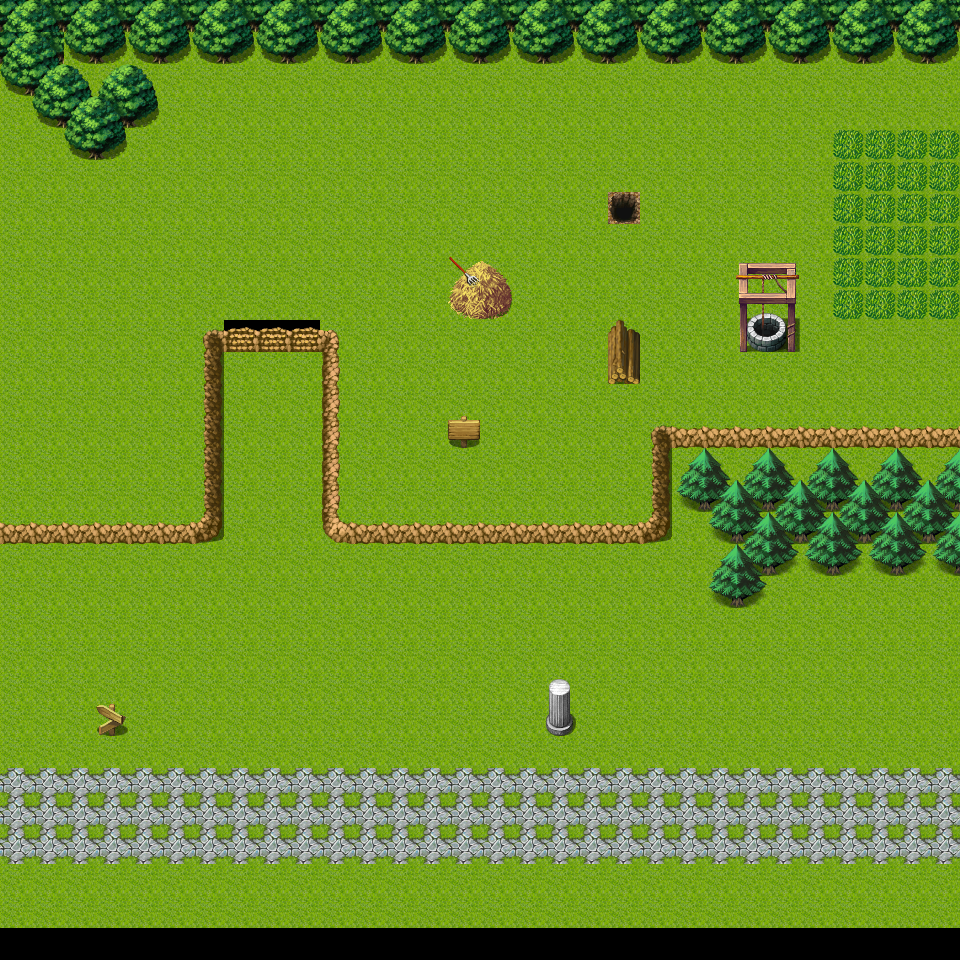

A 2D game scene composited from a Tiled map and its tileset images. What follows is a short description and the map's XML, with each tile layer's data collapsed to a summary:
An orthogonal 30x30 tile map with 32x32 px tiles, 2 tile layers (Tile Layer 1, Tile Layer 2), 2 tilesets and 48 objects.

<map version="1.0" orientation="orthogonal" renderorder="right-down" width="30" height="30" tilewidth="32" tileheight="32" nextobjectid="1">
 <tileset firstgid="1" name="tileb" tilewidth="32" tileheight="32">
  <image source="../Visual/tileb.png" width="512" height="512" />
  <tile id="12">
   <objectgroup draworder="index">
    <object id="0" x="4" y="31.125">
     <polyline points="0,0 22.5,-22.125 28,-22.125" />
    </object>
    <object id="0" x="3.875" y="31.125">
     <polyline points="0,0 0,1 27.875,0.75 28.125,0.875 28,-21.875" />
    </object>
   </objectgroup>
  </tile>
  <tile id="70">
   <objectgroup draworder="index">
    <object id="0" x="2.5" y="31.5">
     <polyline points="0,0 -0.125,-20.625 25.25,-33 29.375,-33.125" />
    </object>
   </objectgroup>
  </tile>
  <tile id="71">
   <objectgroup draworder="index">
    <object id="0" x="0.5" y="0.5">
     <polyline points="0,0 12.875,0.125 26.375,16.125 26.875,30.875" />
    </object>
   </objectgroup>
  </tile>
  <tile id="80">
   <objectgroup draworder="index">
    <object id="0" x="19.75" y="-0.25">
     <polyline points="0,0 -20,-0.125 -19.375,31.25 11.5,31.375 10.25,-0.125 -0.375,0" />
    </object>
   </objectgroup>
  </tile>
  <tile id="81">
   <objectgroup draworder="index">
    <object id="0" x="31" y="31.125">
     <polyline points="0,0 -30.625,0.25 -30.875,-30.375" />
    </object>
    <object id="0" x="0.125" y="0">
     <polyline points="0,0 31.625,0 31,31" />
    </object>
   </objectgroup>
  </tile>
  <tile id="86">
   <objectgroup draworder="index">
    <object id="0" x="-0.125" y="0.5">
     <polyline points="0,0 0.125,29.625" />
    </object>
    <object id="0" x="-0.125" y="30.375">
     <polyline points="0,0 31.5,1.25" />
    </object>
   </objectgroup>
  </tile>
  <tile id="87">
   <objectgroup draworder="index">
    <object id="0" x="0.125" y="31.375">
     <polyline points="0,0 29,-0.25 29.375,-31.375" />
    </object>
   </objectgroup>
  </tile>
  <tile id="144">
   <objectgroup draworder="index">
    <object id="0" x="8.5" y="31.5">
     <polyline points="0,0 0,-14.75 0.125,-15 23,-30.125" />
    </object>
   </objectgroup>
  </tile>
  <tile id="145">
   <objectgroup draworder="index">
    <object id="0" x="-0.125" y="-0.75">
     <polyline points="0,0 27.125,16.375 26.75,32" />
    </object>
   </objectgroup>
  </tile>
  <tile id="160">
   <objectgroup draworder="index">
    <object id="0" x="31.75" y="31.5">
     <polyline points="0,0 -27.5,-0.125 -27.5,-31.625" />
    </object>
   </objectgroup>
  </tile>
  <tile id="161">
   <objectgroup draworder="index">
    <object id="0" x="0.125" y="31.5">
     <polyline points="0,0 30.5,0.25 30.25,-31.125" />
    </object>
   </objectgroup>
  </tile>
  <tile id="178">
   <objectgroup draworder="index">
    <object id="0" x="4.125" y="31.375">
     <polyline points="0,0 -0.25,-6.875 27.875,-6.75" />
    </object>
   </objectgroup>
  </tile>
  <tile id="179">
   <objectgroup draworder="index">
    <object id="0" x="31.5" y="31.375">
     <polyline points="0,0 0.125,-7.5 -31.375,-7" />
    </object>
   </objectgroup>
  </tile>
  <tile id="186">
   <objectgroup draworder="index">
    <object id="0" x="3.25" y="31.25">
     <polyline points="0,0 26.75,-26.125" />
    </object>
   </objectgroup>
  </tile>
  <tile id="188">
   <objectgroup draworder="index">
    <object id="0" x="1.125" y="4.5">
     <polyline points="0,0 28.5,27" />
    </object>
   </objectgroup>
  </tile>
  <tile id="194">
   <objectgroup draworder="index">
    <object id="0" x="3.375" y="0.125">
     <polyline points="0,0 0.125,32.125 28.25,32" />
    </object>
   </objectgroup>
  </tile>
  <tile id="195">
   <objectgroup draworder="index">
    <object id="0" x="0" y="32.125">
     <polyline points="0,0 31.25,0.125 31.25,-32.625" />
    </object>
   </objectgroup>
  </tile>
  <tile id="201">
   <objectgroup draworder="index">
    <object id="0" x="3.375" y="31.625">
     <polyline points="0,0 23.25,0" />
    </object>
   </objectgroup>
  </tile>
  <tile id="203">
   <objectgroup draworder="index">
    <object id="0" x="31.625" y="30.625">
     <polyline points="0,0 -30.5,-0.25 -30.5,-31.5" />
    </object>
   </objectgroup>
  </tile>
  <tile id="204">
   <objectgroup draworder="index">
    <object id="0" x="0.625" y="30.625">
     <polyline points="0,0 30.625,-0.5 30.75,-31.375" />
    </object>
   </objectgroup>
  </tile>
  <tile id="210">
   <objectgroup draworder="index">
    <object id="0" x="-0.125" y="31.375">
     <polyline points="0,0 -0.125,-26 31.875,-25.75 31.875,0.25" />
    </object>
   </objectgroup>
  </tile>
  <tile id="217">
   <objectgroup draworder="index">
    <object id="0" x="31" y="0">
     <polyline points="0,0 0.5,31.875 -30.25,31.625 -30.875,0.25" />
    </object>
   </objectgroup>
  </tile>
  <tile id="219">
   <objectgroup draworder="index">
    <object id="0" x="2" y="31.25">
     <polyline points="0,0 0,-24.625 29.375,-25" />
    </object>
    <object id="0" x="19.25" y="30.875">
     <polyline points="0,0 11.875,-10.875" />
    </object>
   </objectgroup>
  </tile>
  <tile id="220">
   <objectgroup draworder="index">
    <object id="0" x="0.25" y="20.75">
     <polyline points="0,0 31.375,-0.75" />
    </object>
    <object id="0" x="0.25" y="5.375">
     <polyline points="0,0 31.375,0.25" />
    </object>
   </objectgroup>
  </tile>
  <tile id="221">
   <objectgroup draworder="index">
    <object id="0" x="12" y="31.625">
     <polyline points="0,0 -11.875,-11.875" />
    </object>
    <object id="0" x="0.25" y="6">
     <polyline points="0,0 31.25,0.375 31.375,25.625" />
    </object>
   </objectgroup>
  </tile>
  <tile id="226">
   <objectgroup draworder="index">
    <object id="0" x="0" y="31.5">
     <polyline points="0,0 -0.25,-31.75" />
    </object>
   </objectgroup>
  </tile>
  <tile id="235">
   <objectgroup draworder="index">
    <object id="0" x="19.375" y="31.625">
     <polyline points="0,0 -0.125,-32.125" />
    </object>
    <object id="0" x="2.125" y="31.75">
     <polyline points="0,0 -0.25,-31.875" />
    </object>
   </objectgroup>
  </tile>
  <tile id="237">
   <objectgroup draworder="index">
    <object id="0" x="31.5" y="31">
     <polyline points="0,0 -0.125,-30.875" />
    </object>
    <object id="0" x="11.75" y="31.125">
     <polyline points="0,0 -0.125,-31.875" />
    </object>
   </objectgroup>
  </tile>
  <tile id="238">
   <objectgroup draworder="index">
    <object id="0" x="0" y="20.625">
     <polyline points="0,0 21.25,-0.125 21,-21.375" />
    </object>
    <object id="0" x="0.375" y="5.75">
     <polyline points="0,0 2,-5.5" />
    </object>
   </objectgroup>
  </tile>
  <tile id="239">
   <objectgroup draworder="index">
    <object id="0" x="31.75" y="21.5">
     <polyline points="0,0 -21.25,-0.375 -21.125,-22.25" />
    </object>
    <object id="0" x="31.625" y="0.25">
     <polyline points="0,0 0,5.625" />
    </object>
   </objectgroup>
  </tile>
  <tile id="251">
   <objectgroup draworder="index">
    <!-- 8 objects omitted --></objectgroup>
  </tile>
  <tile id="252">
   <objectgroup draworder="index">
    <!-- 6 objects omitted --></objectgroup>
  </tile>
  <tile id="253">
   <objectgroup draworder="index">
    <!-- 4 objects omitted --></objectgroup>
  </tile>
  <tile id="254">
   <objectgroup draworder="index">
    <!-- 2 objects omitted --></objectgroup>
  </tile>
  <tile id="255">
   <objectgroup draworder="index">
    <!-- 1 objects omitted --></objectgroup>
  </tile>
 </tileset>
 <tileset firstgid="257" name="tilea2" tilewidth="32" tileheight="32">
  <image source="../Visual/tilea2.png" width="512" height="384" />
 </tileset>
 <layer name="Tile Layer 1" width="30" height="30">
  <data>[900 cells, 870 non-empty, 4 distinct tile ids]</data>
 </layer>
 <layer name="Tile Layer 2" width="30" height="30">
  <data>[900 cells, 190 non-empty, 40 distinct tile ids]</data>
 </layer>
</map>
<!-- 8 of 48 objects omitted -->
